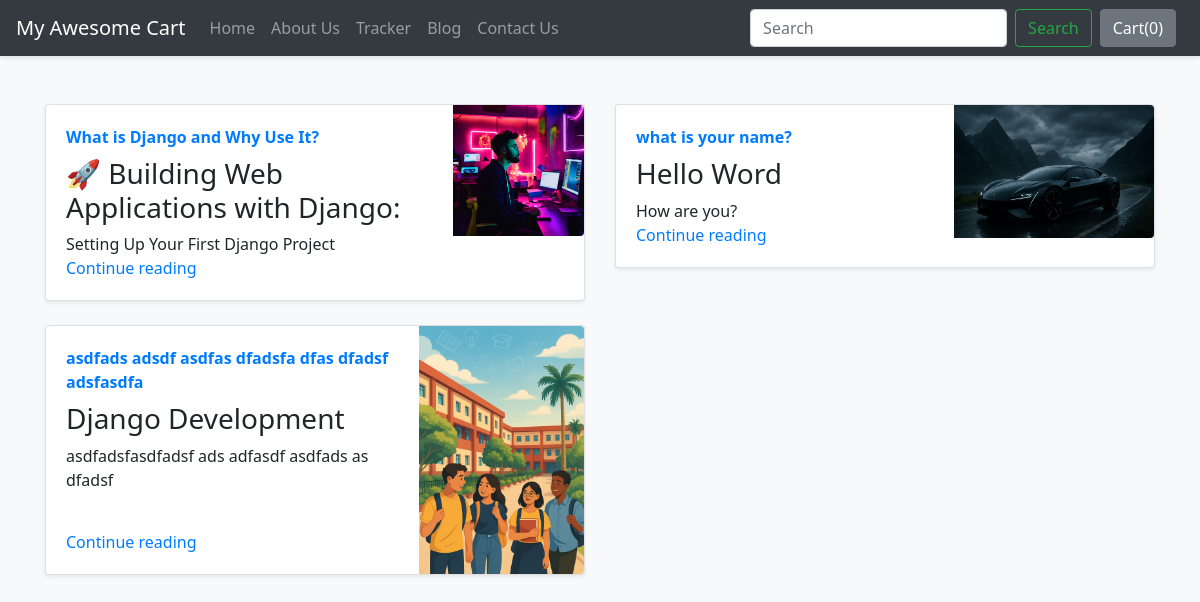
Screenshot of /blog/ with the database file from the repository.
### blog/models.py (models this page shows, shortened)
class Blogpost(models.Model):
    post_id = models.AutoField(primary_key= True)
    tilte = models.CharField(max_length=50)
    head0 = models.CharField(max_length=500, default="")
    chead0 = models.CharField(max_length=5000, default="")
    head1 = models.CharField(max_length=500, default="")
    chead1 = models.CharField(max_length=5000, default="")
    head2 = models.CharField(max_length=500, default="")
    chead2 = models.CharField(max_length=5000, default="")
    pub_date = models.DateField()
    writer = models.CharField(max_length=50, default="")
    thumbnail = models.ImageField(upload_to='shop/images', default="")

### blog/views.py (the view)
# urls.py: path('', views.index), # Redirect root URL to shop app
def index(request):
    myposts = Blogpost.objects.all()
    return render(request,"blog/index.html",{'myposts': myposts})

### blog/templates/blog/index.html (shortened to what this page needs)
{%extends 'blog/basic.html'%}
{%block body%}
<div class="container mt-5">
    <div class="row">
        {% for item in myposts %}
        <div class="col-md-6 mb-4">
            <div class="card flex-md-row shadow-sm h-md-250 position-relative">
                <div class="card-body d-flex flex-column align-items-start">
                    <strong class="d-inline-block mb-2 text-primary">
                        {{item.head0}}
                    </strong>
                    <h3 class="mb-2">{{item.tilte}}</h3>
                    <p class="card-text mb-auto">{{item.head1}}</p>
                    <a href="blogpost/{{item.post_id}}" class="stretched-link">Continue reading</a>
                </div>
                <div class="d-none d-lg-block">
                    <img src="/media/{{item.thumbnail}}" class="img-fluid rounded-right" width="200" height="250" alt="{{item.tilte}} thumbnail">
                </div>
            </div>
        </div>
        {% if forloop.counter|divisibleby:2%}
    </div>
    <div class="row">
        {%endif%}
        {%endfor%}
    </div>
</div>
{%endblock%}

### blog/templates/blog/basic.html (style rules this page uses)
body { font-family: 'Segoe UI', Tahoma, Geneva, Verdana, sans-serif; background-color: #f8f9fa; }

### rows the page displays
Blogpost: head0 "What is Django and Why Use It?", tilte "🚀 Building Web Applications with Django:", head1 "Setting Up Your First Django Project", thumbnail (picture)
Blogpost: head0 "what is your name?", tilte "Hello Word", head1 "How are you?", thumbnail (picture)
Blogpost: head0 "asdfads adsdf asdfas dfadsfa dfas dfadsf adsfasdfa", tilte "Django Development", head1 "asdfadsfasdfadsf ads adfasdf asdfads as dfadsf", thumbnail (picture)
